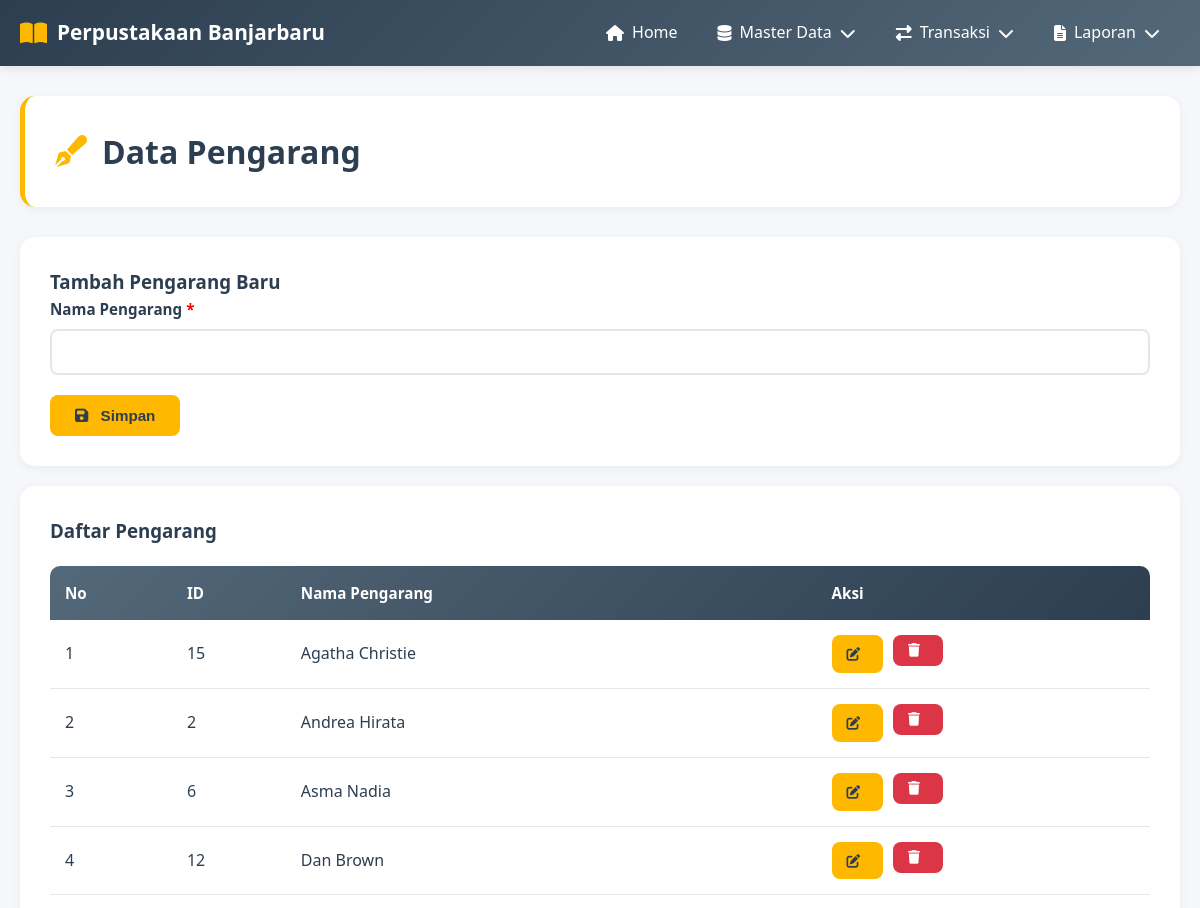
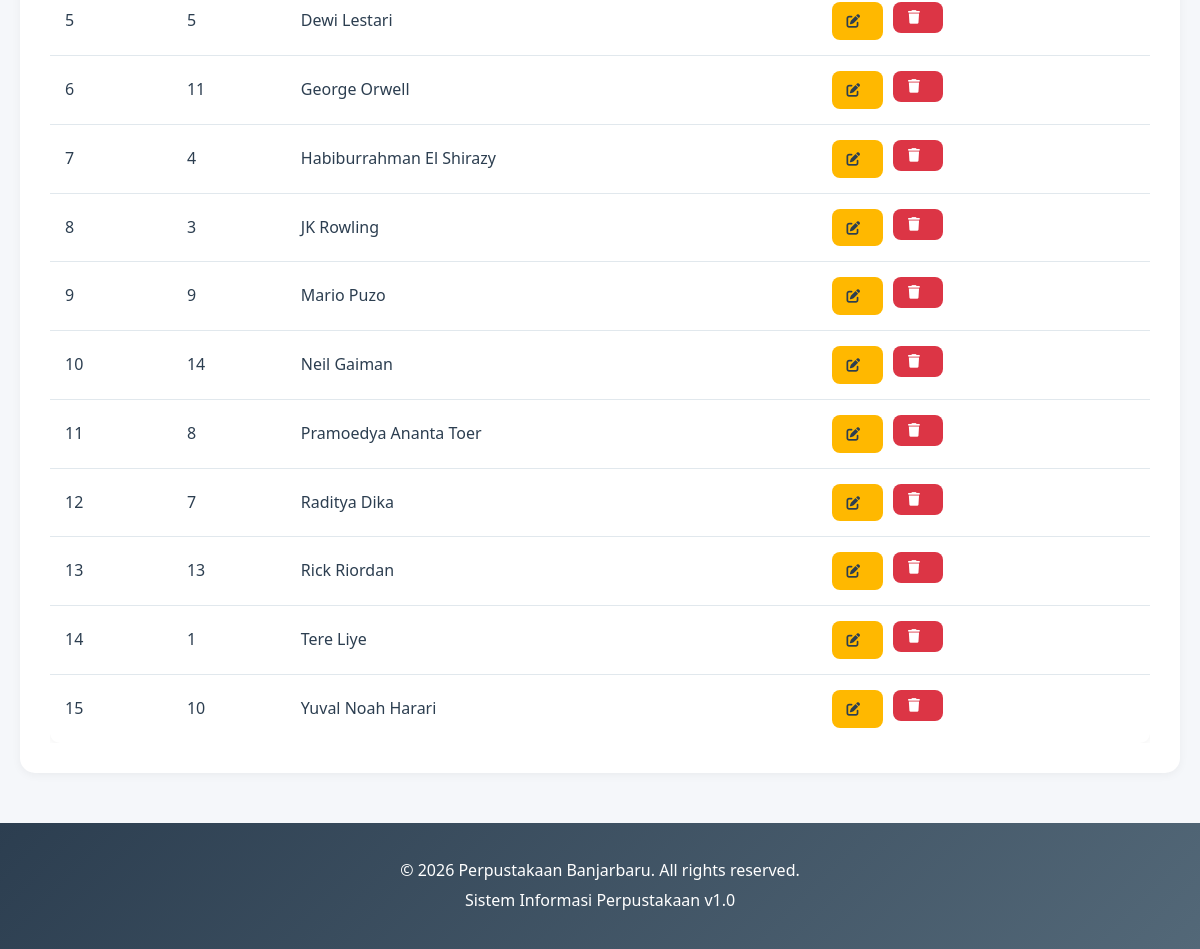
/modules/master/pengarang.php, run on the app's committed database (2 pictures, top to bottom).
### tables this page shows
CREATE TABLE `pengarang` (
  `id_pengarang` int(11) NOT NULL,
  `nama` varchar(100) NOT NULL
);

### config/database.php (called while the page is built, shortened)
<?php
$conn = mysqli_connect(DB_HOST, DB_USER, DB_PASS, DB_NAME);
mysqli_set_charset($conn, "utf8");
function query($sql) {
    global $conn;
    return mysqli_query($conn, $sql);
}
function fetchAll($result) {
    $data = [];
    while ($row = mysqli_fetch_assoc($result)) {
        $data[] = $row;
    }
    return $data;
}
?>

### modules/master/pengarang.php (the view, shortened to what this page needs)
<?php
include '../../includes/header.php';
$edit_data = null;
$data = fetchAll(query("SELECT * FROM pengarang ORDER BY nama"));
?>
<div class="container">
    <div class="page-header">
        <h2><i class="fas fa-pen-fancy"></i> Data Pengarang</h2>
    </div>
    <div class="content-box">
        <h3><?php echo $edit_data ? 'Edit Pengarang' : 'Tambah Pengarang Baru'; ?></h3>
        <form method="POST">
            <div class="form-group">
                <label>Nama Pengarang <span style="color: red;">*</span></label>
                <input type="text" name="nama" class="form-control" required
                       value="<?php echo $edit_data ? $edit_data['nama'] : ''; ?>">
            </div>
            <div class="flex gap-10">
                <button type="submit" class="btn btn-primary">
                    <i class="fas fa-save"></i> <?php echo $edit_data ? 'Update' : 'Simpan'; ?>
                </button>
            </div>
        </form>
    </div>
    <div class="content-box mt-20">
        <h3>Daftar Pengarang</h3>
        <div class="table-container">
            <table>
                <thead>
                    <tr>
                        <th>No</th>
                        <th>ID</th>
                        <th>Nama Pengarang</th>
                        <th>Aksi</th>
                    </tr>
                </thead>
                <tbody>
                    <?php $no = 1; foreach ($data as $row): ?>
                        <tr>
                            <td><?php echo $no++; ?></td>
                            <td><?php echo $row['id_pengarang']; ?></td>
                            <td><?php echo $row['nama']; ?></td>
                            <td>
                                <div class="action-buttons">
                                    <a href="?edit=<?php echo $row['id_pengarang']; ?>" class="btn btn-sm btn-primary">
                                        <i class="fas fa-edit"></i>
                                    </a>
                                    <form method="POST" style="display: inline;" onsubmit="return confirmDelete()">
                                        <button type="submit" class="btn btn-sm btn-danger">
                                            <i class="fas fa-trash"></i>
                                        </button>
                                    </form>
                                </div>
                            </td>
                        </tr>
                    <?php endforeach; ?>
                </tbody>
            </table>
        </div>
    </div>
</div>
<?php include '../../includes/footer.php'; ?>

### css/style.css (style rules this page uses)
* { margin: 0; padding: 0; box-sizing: border-box; }
:root { --primary-color: #FFB800; --secondary-color: #536878; --dark-blue: #2C3E50; --light-gray: #F5F7FA; --white: #FFFFFF; --text-dark: #2C3E50; --border-color: #E1E8ED; --success: #28A745; --danger: #DC3545; --warning: #FFC107; }
body { font-family: 'Segoe UI', Tahoma, Geneva, Verdana, sans-serif; background-color: var(--light-gray); color: var(--text-dark); line-height: 1.6; }
.container { max-width: 1400px; margin: 30px auto; padding: 0 20px; }
.page-header { background: var(--white); padding: 30px; border-radius: 15px; margin-bottom: 30px; box-shadow: 0 2px 10px rgba(0,0,0,0.05); border-left: 5px solid var(--primary-color); }
.page-header h2 { color: var(--dark-blue); font-size: 2rem; display: flex; align-items: center; gap: 15px; }
.page-header h2 i { color: var(--primary-color); }
.content-box { background: var(--white); padding: 30px; border-radius: 15px; box-shadow: 0 2px 10px rgba(0,0,0,0.05); }
.btn { display: inline-block; padding: 12px 25px; border: none; border-radius: 8px; cursor: pointer; text-decoration: none; font-weight: 600; transition: all 0.3s; font-size: 0.95rem; }
.btn i { margin-right: 8px; }
.btn-primary { background-color: var(--primary-color); color: var(--dark-blue); }
.btn-danger { background-color: var(--danger); color: var(--white); }
.btn-sm { padding: 8px 15px; font-size: 0.85rem; }
.table-container { overflow-x: auto; margin-top: 20px; }
table { width: 100%; border-collapse: collapse; background: var(--white); box-shadow: 0 2px 8px rgba(0,0,0,0.05); border-radius: 10px; overflow: hidden; }
thead { background: linear-gradient(135deg, var(--secondary-color), var(--dark-blue)); color: var(--white); }
thead th { padding: 15px; text-align: left; font-weight: 600; font-size: 0.95rem; }
tbody td { padding: 15px; border-bottom: 1px solid var(--border-color); }
tbody tr:last-child td { border-bottom: none; }
.form-group { margin-bottom: 20px; }
.form-group label { display: block; margin-bottom: 8px; color: var(--dark-blue); font-weight: 600; font-size: 0.95rem; }
.form-control { width: 100%; padding: 12px 15px; border: 2px solid var(--border-color); border-radius: 8px; font-size: 1rem; transition: all 0.3s; }
.action-buttons { display: flex; gap: 10px; }
.mt-20 { margin-top: 20px; }
.flex { display: flex; }
.gap-10 { gap: 10px; }

### data on the page
pengarang: id_pengarang "15", nama "Agatha Christie"
pengarang: id_pengarang "2", nama "Andrea Hirata"
pengarang: id_pengarang "6", nama "Asma Nadia"
pengarang: id_pengarang "12", nama "Dan Brown"
pengarang: id_pengarang "5", nama "Dewi Lestari"
pengarang: id_pengarang "11", nama "George Orwell"
pengarang: id_pengarang "4", nama "Habiburrahman El Shirazy"
pengarang: id_pengarang "3", nama "JK Rowling"
pengarang: id_pengarang "9", nama "Mario Puzo"
pengarang: id_pengarang "14", nama "Neil Gaiman"
pengarang: id_pengarang "8", nama "Pramoedya Ananta Toer"
pengarang: id_pengarang "7", nama "Raditya Dika"
pengarang: id_pengarang "13", nama "Rick Riordan"
pengarang: id_pengarang "1", nama "Tere Liye"
pengarang: id_pengarang "10", nama "Yuval Noah Harari"
